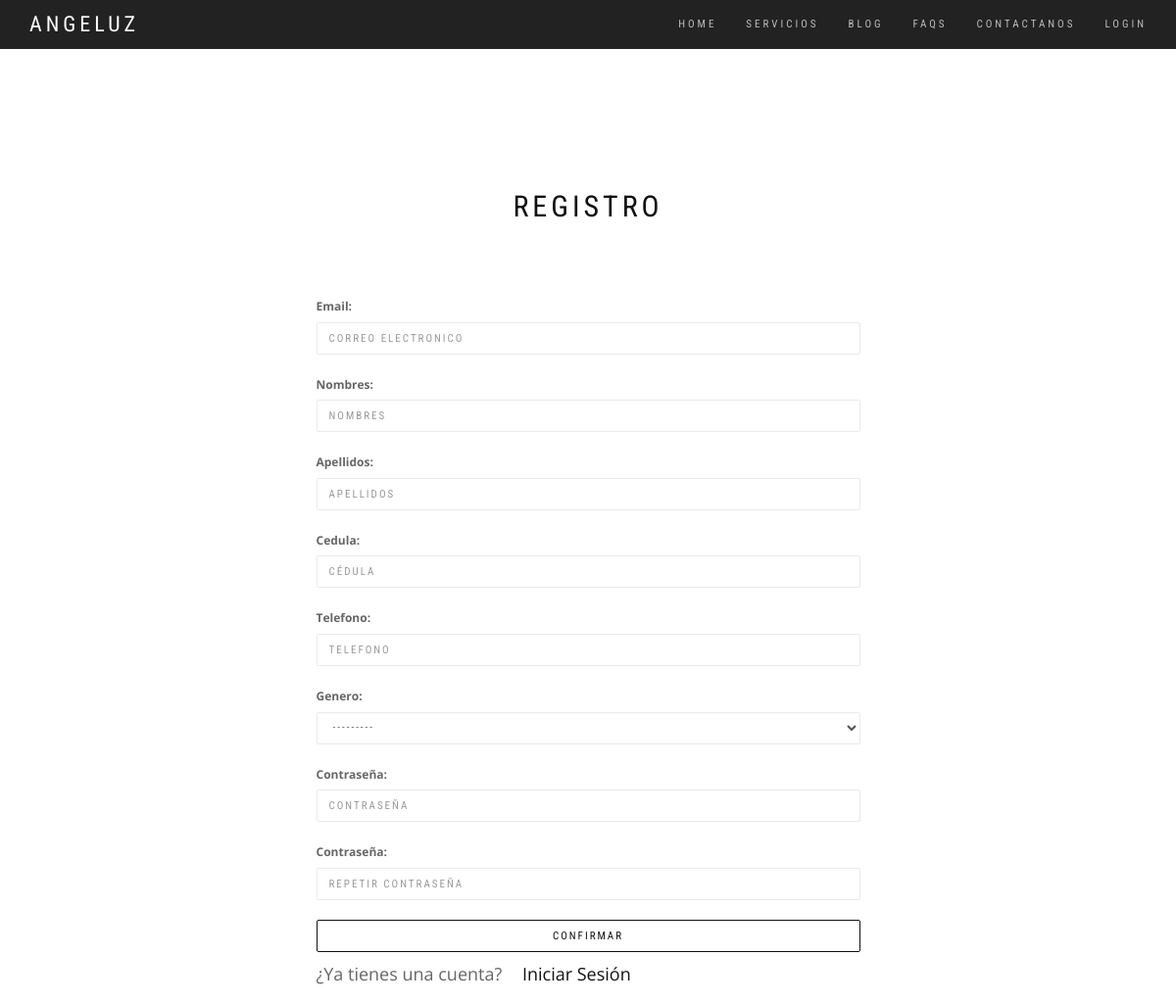
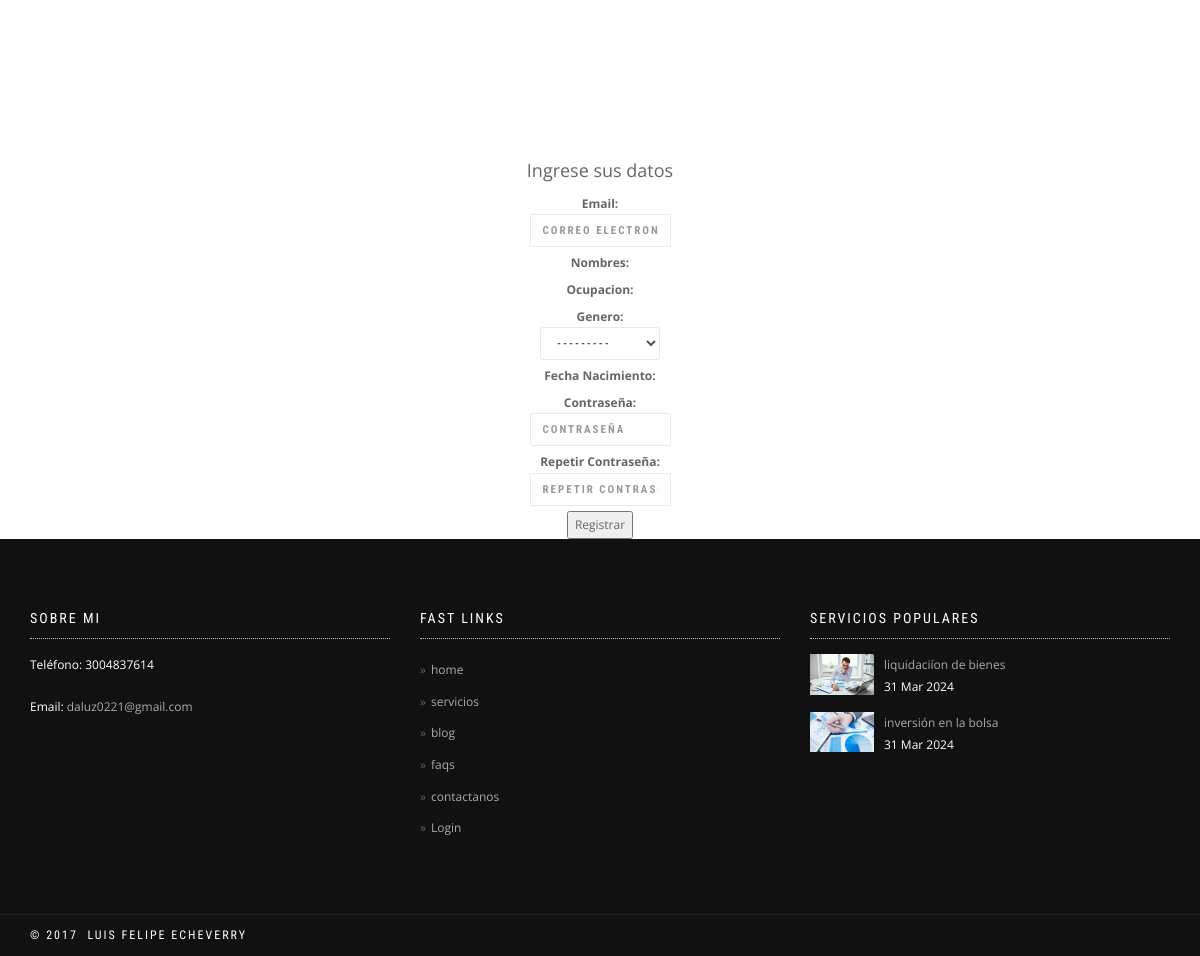
The page /users/register/ on the database its author committed (2 pictures, top to bottom).
### aplications/home/models.py (models this page shows, shortened)
class InfoHome(models.Model):
    webTitle = models.CharField(max_length=200, verbose_name='Título de la web', help_text='texto que se mostrará en la pestaña del navegador')
    logoHome = models.ImageField(verbose_name='Logo de la web', upload_to='home', blank=True, null=True)
    eslogan = models.CharField(max_length=200, verbose_name='Eslogan', blank=True, null=True)
    active = models.BooleanField(verbose_name='Activo', default=False)
    phone = models.CharField(max_length=200, verbose_name='Teléfono', blank=True, null=True)
    whatsapp = models.IntegerField(max_length=200, verbose_name='whatsapp', blank=True, null=True)
    email = models.EmailField(verbose_name='Correo electrónico', blank=True, null=True)
    mainUrl = models.URLField(verbose_name='URL principal', blank=True, null=True)
    created = models.DateTimeField(auto_now_add=True, verbose_name='Fecha de creación')
    updated = models.DateTimeField(auto_now=True, verbose_name='Fecha de edición')
    objects = InfoHomeManager()
    class Meta:
        verbose_name = 'información general'
        verbose_name_plural = 'información general'
        ordering = ['-created']

class HeaderLinks(models.Model):
    name = models.CharField(max_length=200, verbose_name='Nombre')
    url = models.URLField(verbose_name='URL', blank=True, null=True)
    orden = models.SmallIntegerField(verbose_name='Orden', default=0)
    active = models.BooleanField(verbose_name='Activo', default=False)
    created = models.DateTimeField(auto_now_add=True, verbose_name='Fecha de creación')
    updated = models.DateTimeField(auto_now=True, verbose_name='Fecha de edición')
    objects = HeaderLinksManager()
    class Meta:
        verbose_name = 'enlace del menú'
        verbose_name_plural = 'enlaces del menú'
        ordering = ['-orden']

### aplications/service/models.py (models this page shows, shortened)
class Service(models.Model):
    title = models.CharField(max_length=200, verbose_name='Título')
    subtitle = models.CharField(max_length=200, verbose_name='Subtítulo', blank=True, null=True)
    summary = models.TextField(verbose_name='Resumen', blank=True, null=True)
    description = RichTextUploadingField('Contenido')
    slug = models.SlugField(verbose_name='Slug', unique=True)
    icon = models.CharField(max_length=200, verbose_name='Icono',blank=True, null=True , help_text='Usar una clase de Fontawesome, consultar los iconos en https://fontawesome.com/search?m=free&o=r, icon que se verá en la home')
    image = models.ImageField(verbose_name='Imagen', upload_to='services', blank=True, null=True)
    active = models.BooleanField(verbose_name='Activo', default=True)
    destacado = models.BooleanField(verbose_name='Destacado', default=False)
    showHome = models.BooleanField(verbose_name='Mostrar en Home', default=True)
    created = models.DateTimeField(auto_now_add=True, verbose_name='Fecha de creación')
    updated = models.DateTimeField(auto_now=True, verbose_name='Fecha de edición')
    objects = ServiceManager()
    class Meta:
        verbose_name = 'servicio'
        verbose_name_plural = 'servicios'
        ordering = ['-created']

### aplications/users/views.py (the view, shortened to what this page needs)
class UserRegisterView(FormView):
    template_name = 'users/register.html'
    form_class = UserRegisterForm
    success_url = reverse_lazy('users_app:user-login')

### aplications/context_processor.py (called while the page is built)
def header_and_footer(request):
    links = HeaderLinks.objects.get_menu_links()
    infoHome = InfoHome.objects.activo()
    hotServices = Service.objects.hot_services()
    whatsapp = InfoHome.objects.get_whatsapp()
    main_url = InfoHome.objects.get_main_url()
    return {
        'media_url': '/media/',
        'menu_header': links,
        'infoHome': infoHome,
        'hotServices': hotServices,
        'whatsapp': whatsapp,
        'main_url': main_url,
    }

### aplications/home/managers.py (called while the page is built)
    def get_menu_links(self):
        return self.filter(
            active=True,
        ).order_by('orden')

    def activo(self):
        return self.filter(
            active=True,
        ).first()

    def get_whatsapp(self):
        try:
            return self.filter(
                active=True,
            ).first().whatsapp
        except:
            return 'No hay número de whatsapp registrado'

    def get_main_url(self):
        try:
            return self.filter(
                active=True,
            ).first().mainUrl
        except:
            return 'No hay URL principal registrada'

### aplications/service/managers.py (called while the page is built)
    def hot_services(self):
        return self.filter(
            active=True,
            destacado=True,
        ).order_by('created')

### templates/users/register.html (shortened to what this page needs)
{% extends "users/base_users.html" %}
{% load  static %}
{% block content %}
<nav class="navbar navbar-custom navbar-fixed-top" role="navigation">
    <div class="container">
      <div class="navbar-header">
        <a class="navbar-brand" href="http://localhost:8000/">{{ infoHome.eslogan }}</a>
      </div>
      <div class="collapse navbar-collapse" id="custom-collapse">
        <ul class="nav navbar-nav navbar-right">
            {% for link  in menu_header %}
              {% if user.is_authenticated %}
                {% if "Login" in link.name %}
                  <li class="dropdown">
                    <a href="{% url 'users_app:user-logout' %}">Logout</a>
                  </li>
                {% else %}
                  <li class="dropdown">
                    <a href="{{ link.url }}">{{link.name}}</a>
                  </li>
                {% endif %}
            {% else %}
                <li class="dropdown">
                  <a href="{{ link.url }}">{{link.name}}</a>
                </li>
            {% endif %}
          {% endfor %}
        </ul>
      </div>
    </div>
  </nav>
    <div class="main">
        <section class="module">
        <div class="container">
            <div class="row">
            <div class="col-sm-6 col-sm-offset-3">
                <h1 class="module-title font-alt">Registro</h1>
            </div>
            </div>
            <div class="row">
            <div class="col-sm-6 col-sm-offset-3">
                <form action="" method="post" >
                    {{ form.as_p }}
                    <button type="submit" class="btn btn-border-d btn-round btn-block">Confirmar</button>
                    <h4>¿Ya tienes una cuenta? <a class="cell hollow button alert" href="{{main_dominio}}/users/login">Iniciar Sesión</a></h4>
                </form>
            </div>
            </div>
        </div>
        </section>
<div class="grid-container">
    <div class="grid-x grid-margin-x align-center">
        <div class="cell medium-10 large-6" style="margin-top: 2em;">
            <div class="card" style="width: 100%;">
                <div class="card-divider">
                  <h4>Ingrese sus datos</h4>
                </div>
                <div class="card-section">
                    <form class="grid-x grid-margin-x" method="POST" enctype="multipart/form-data">
                        <div class="cell large-12">
                            <label>Email:
                            {{ form.email }}
                            </label>
                        </div>
                        <div class="cell large-6">
                            <label>Nombres:
                            </label>
                        </div>
                        <div class="cell medium-6">
                            <label>Ocupacion:
                            </label>
                        </div>
                        <div class="cell medium-6">
                            <label>Genero:
                            {{ form.genero }}
                            </label>
                        </div>
                        <div class="cell medium-6">
                            <label>Fecha Nacimiento:
                            </label>
                        </div>
                        <div class="cell medium-12">
                            <label>Contraseña:
                            {{ form.password1 }}
                            </label>
                        </div>
                        <div class="cell medium-12">
                            <label>Repetir Contraseña:
                            {{ form.password2 }}
                            </label>
                        </div>
                        <button type="submit" class="cell hollow button primary">Registrar</button>
                    </form>
                </div>
            </div>
        </div>
    </div>
</div>
{% endblock content %}

### templates/includes/footer.html (shortened to what this page needs)
<div class="module-small bg-dark">
    <div class="container">
      <div class="row">
        <div class="col-sm-4">
          <div class="widget">
            <h5 class="widget-title font-alt">Sobre mi</h5>
            <p>Teléfono: {{ infoHome.phone }}</p>
            <p>Email: <a href="mailto:{{infoHome.email}}">{{ infoHome.email }}</a></p>
          </div>
        </div>
        <div class="col-sm-4">
          <div class="widget">
            <h5 class="widget-title font-alt">Fast links</h5>
            <ul class="icon-list">
                {% for link in menu_header %}
                    <li><a href="{{link.url}}">{{ link.name }}</a></li>
                {% endfor %}
            </ul>
          </div>
        </div>
        <div class="col-sm-4">
          <div class="widget">
            <h5 class="widget-title font-alt">Servicios Populares</h5>
            <ul class="widget-posts">
                {% for hot_service in hotServices %}
                    <li class="clearfix">
                        <div class="widget-posts-image"><a href="{% url 'service_app:servicio_detail' hot_service.slug %}"><img src="{{ media_url }}{{ hot_service.image }}" alt="Post Thumbnail"/></a></div>
                        <div class="widget-posts-body">
                          <div class="widget-posts-title"><a href="{% url 'service_app:servicio_detail' hot_service.slug %}">{{ hot_service.title }}</a></div>
                          <div class="widget-posts-meta">{{ hot_service.created|date:"d M Y" }}</div>
                        </div>
                    </li>
                {% endfor %}
            </ul>
          </div>
        </div>
      </div>
    </div>
  </div>
  <footer class="footer bg-dark">
    <div class="container">
      <div class="row">
        <div class="col-sm-6">
          <p class="copyright font-alt">&copy; 2017&nbsp; luis Felipe Echeverry</p>
        </div>
        <div class="col-sm-6">
        </div>
      </div>
    </div>
  </footer>

### static/css/style.css (style rules this page uses)
html { overflow-y: scroll; overflow-x: hidden; -ms-overflow-style: scrollbar; }
body { background: #fff; font: 400 12px/1.8 "Open Sans", sans-serif; color: #666; -webkit-font-smoothing: antialiased; }
img { max-width: 100%; height: auto; }
.align-center { text-align: center; }
a, .btn { transition: all 0.125s ease-in-out 0s; }
.btn, .well, .panel, .progress, .form-control, .form-control:hover, .form-control:focus, .navbar-custom .dropdown-menu { box-shadow: none; }
.well, .label, .alert, .progress, .form-control, .modal-content, .panel-heading, .panel-group .panel, .nav-tabs > li > a, .nav-pills > li > a { border-radius: 2px; }
.navbar-custom + .main { margin-top: 50px; }
.main { position: relative; background-color: #fff; z-index: 1; }
.module, .module-small { position: relative; padding: 140px 0; background-repeat: no-repeat; background-position: 50% 50%; background-size: cover; }
.module-small { padding: 70px 0; }
.bg-dark, .bg-dark-30, .bg-dark-60, .bg-dark-90, .bg-dark .module-title, .bg-dark-30 .module-title, .bg-dark-60 .module-title, .bg-dark-90 .module-title, .bg-dark .module-subtitle, .bg-dark-30 .module-subtitle, .bg-dark-60 .module-subtitle, .bg-dark-90 .module-subtitle, .bg-dark .alt-module-subtitle h5, .bg-dark-30 .alt-module-subtitle h5, .bg-dark-60 .alt-module-subtitle h5, .bg-dark-90 .alt-module-subtitle h5 { color: #fff; }
.bg-dark { background: #111; }
.btn { border-radius: 0; font-family: "Roboto Condensed", sans-serif; text-transform: uppercase; letter-spacing: 2px; font-size: 11px; padding: 8px 37px; }
.btn.btn-round { border-radius: 2px; }
.btn-border-d { background: transparent; border: 1px solid #111111; color: #111; }
.form-control { font-family: "Roboto Condensed", sans-serif; text-transform: uppercase; letter-spacing: 2px; font-size: 11px; height: 33px; border: 1px solid #EAEAEA; border-radius: 2px; transition: all 0.4s ease-in-out 0s; }
a { color: #111; }
.bg-dark a { color: #aaa; }
h1, h2, h3, h4, h5, h6 { line-height: 1.4; font-weight: 400; }
p, ol, ul, blockquote { margin: 0 0 20px; }
.font-alt { font-family: "Roboto Condensed", sans-serif; text-transform: uppercase; letter-spacing: 2px; }
.module-title { position: relative; letter-spacing: 4px; text-align: center; font-weight: 400; font-size: 30px; color: #111; margin: 0 0 70px; }
.navbar-custom { background-color: rgba(10, 10, 10, 0.9); border: 0; border-radius: 0; z-index: 1000; font-family: "Roboto Condensed", sans-serif; text-transform: uppercase; letter-spacing: 3px; font-size: 11px; transition: background, padding 0.4s ease-in-out 0s; }
.navbar a { transition: color 0.125s ease-in-out 0s; }
.navbar-custom .navbar-brand { letter-spacing: 4px; font-weight: 400; font-size: 22px; color: #fff; }
.navbar-custom .nav li > a { position: relative; color: rgba(255, 255, 255, 0.7); }
.footer { padding: 10px 0; }
.footer .copyright { margin: 0; }
.widget .widget-title { border-bottom: 1px dotted #c2c2c2; font-size: 14px; padding: 0 0 10px; margin: 0 0 15px; }
.widget ul { list-style: none; padding: 0; margin: 0; }
.widget .icon-list li { padding: 5px 0; }
.widget .icon-list li a:before { content: "\00BB"; color: #666666; padding-right: 5px; }
.widget-posts li { margin: 0 0 15px; }
.widget-posts li:last-child { margin: 0; }
.widget-posts-image { float: left; width: 64px; }
.widget-posts-body { margin-left: 74px; }

### rows shown on the page
InfoHome: eslogan "ANGELUZ", phone "3004837614", email "daluz0221@gmail.com"
HeaderLinks: name "HOME", name "home"
HeaderLinks: name "SERVICIOS", name "servicios"
HeaderLinks: name "BLOG", name "blog"
HeaderLinks: name "FAQS", name "faqs"
HeaderLinks: name "CONTACTANOS", name "contactanos"
HeaderLinks: name "LOGIN", name "Login"
Service: image (picture), title "liquidaciíon de bienes", created "31 Mar 2024"
Service: image (picture), title "inversión en la bolsa", created "31 Mar 2024"
